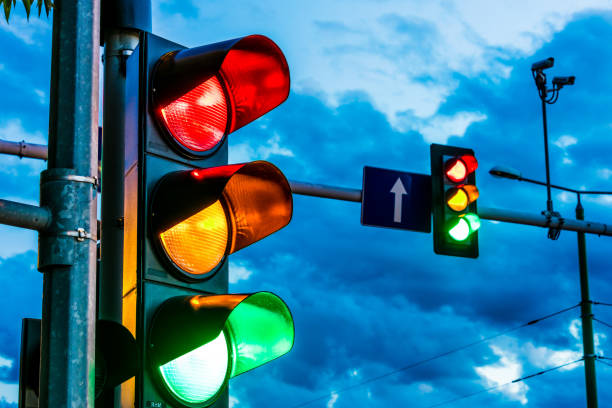
#> input picture homework02/traffic.jpg, 612 x 408 px, given in place of the camera
$ jupyter execute --allow-errors ps1.ipynb   (older library calls are emulated)
#> lines starting #> are read from the running program, lines starting #| are printed output that depends on the picture; after the words box and inside, x2 and y2 are one past the last pixel; in counts of white or black regions, pixels touching at a corner belong together
[cell 1]
# Import
import math
from PIL import Image
import numpy as np
import matplotlib.pyplot as plt
from scipy import ndimage
import cv2
import time
from scipy.ndimage import filters

#> (a cell that did not finish here is left out)

#> (a cell that did not finish here is left out)

#> (a cell that did not finish here is left out)

[cell 5]
# # Load input image
# img = Image.open('cropped_image.png')

# # Convert image to grayscale
# img_gray = img.convert('L')

# # Save grayscale image as png
# img_gray.save('grayscale_image.png')

# # Display grayscale image
# plt.imshow(np.asarray(img_gray), cmap='gray')
# plt.show()

#> (a cell that did not finish here is left out)

[cell 7]
# (e) Obtain Laplacian of Gaussian image for different sigma values and display the results

def laplace_of_gaussian(gray_img, sigma=1., kappa=0.75):

    assert len(gray_img.shape) == 2

    # Apply Gaussian Blur to reduce noise
    img = cv2.GaussianBlur(gray_img, (0, 0), sigma) if 0. < sigma else gray_img
    img = cv2.Laplacian(img, cv2.CV_64F)
    rows, cols = img.shape[:2]
    # min/max of 3x3-neighbourhoods
    min_map = np.minimum.reduce(list(img[r:rows-2+r, c:cols-2+c]
                                     for r in range(3) for c in range(3)))
    max_map = np.maximum.reduce(list(img[r:rows-2+r, c:cols-2+c]
                                     for r in range(3) for c in range(3)))
    # bool matrix for image value positiv (w/out border pixels)
    pos_img = 0 < img[1:rows-1, 1:cols-1]
    # bool matrix for min < 0 and 0 < image pixel
    neg_min = min_map < 0
    neg_min[1 - pos_img] = 0
    # bool matrix for 0 < max and image pixel < 0
    pos_max = 0 < max_map
    pos_max[pos_img] = 0
    # sign change at pixel?
    zero_cross = neg_min + pos_max
    # values: max - min, scaled to 0--255; set to 0 for no sign change
    value_scale = 255. / max(1., img.max() - img.min())
    values = value_scale * (max_map - min_map)
    values[1 - zero_cross] = 0.
    # optional thresholding
    if 0. <= kappa:
        thresh = float(np.absolute(img).mean()) * kappa
        values[values < thresh] = 0.
    log_img = values.astype(np.uint8)

    return log_img

#> (a cell that did not finish here is left out)

[cell 9]
# problem 2

# a

cap = cv2.VideoCapture(0)

while True:
    # Capture frame-by-frame
    ret, frame = cap.read()
#> frame is the input picture: shape (408, 612, 3); mean B, G, R 149, 118.2, 48.8

    # Convert to grayscale
    gray = cv2.cvtColor(frame, cv2.COLOR_BGR2GRAY)
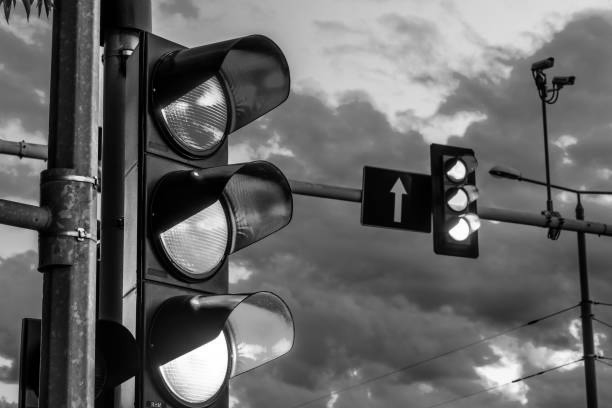
#> gray: shape (408, 612); min 0, max 255, mean 100.9

    # Apply Gaussian Blur to reduce noise
    gray_frame = cv2.GaussianBlur(gray, (3, 3), 0)

    # Apply the Sobel filters to the grayscale image
    sobel_x = cv2.Sobel(gray, cv2.CV_64F, 1, 0, ksize=3)
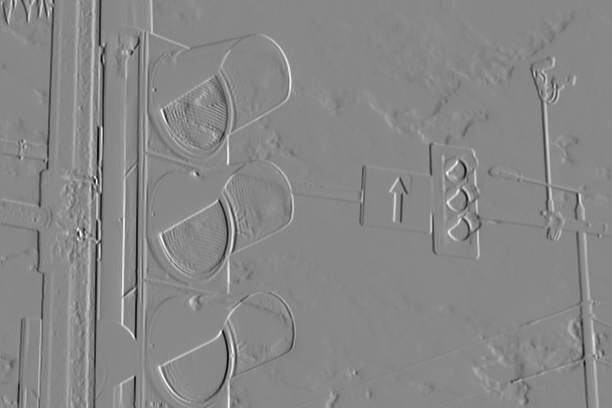
#> sobel_x: shape (408, 612) float64; min -775, max 680, mean -0.2; drawn with min black and max white
    sobel_y = cv2.Sobel(gray, cv2.CV_64F, 0, 1, ksize=3)
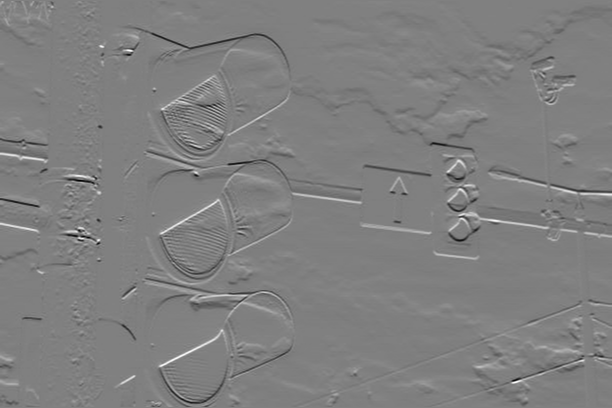
#> sobel_y: shape (408, 612) float64; min -737, max 730, mean -1.4; drawn with min black and max white

    # Obtain the gradient magnitude and orientation
    grad_mag = np.sqrt(sobel_x ** 2 + sobel_y ** 2)
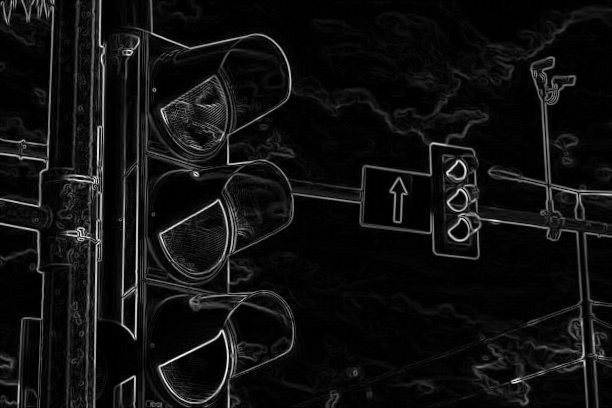
#> grad_mag: shape (408, 612) float64; min 0, max 778.2, mean 51.7; drawn with min black and max white

    # Normalize gradient magnitude to 0-255 range
    grad_mag_norm = cv2.normalize(grad_mag, None, 0, 255, cv2.NORM_MINMAX, cv2.CV_8U)

    # Threshold the image to obtain binary edge map
    threshold_value = 25
    _, threshold_edge_map = cv2.threshold(grad_mag_norm, threshold_value, 255, cv2.THRESH_BINARY)
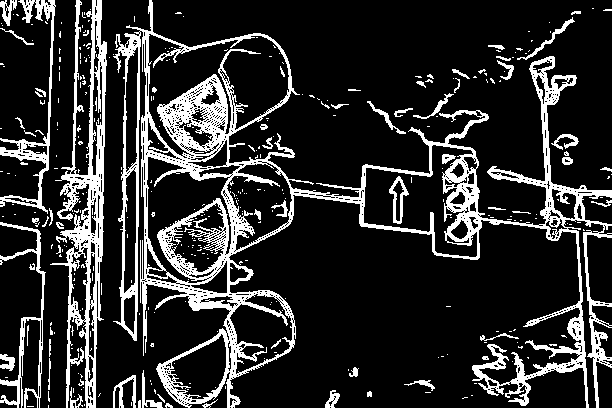
#> threshold_edge_map: shape (408, 612); 17.7% white; 359 white regions (298 under 20 px), largest, box (x1, y1, x2, y2) and area: (113, 0, 612, 408) 28973, (50, 0, 107, 408) 6758, (0, 0, 56, 214) 1810

    # Display the resulting frame
    fps = cap.get(cv2.CAP_PROP_FPS)
#> fps = 30
    cv2.putText(frame, f"FPS: {int(fps)}", (10, 30), cv2.FONT_HERSHEY_SIMPLEX, 1, (0, 255, 0), 2)
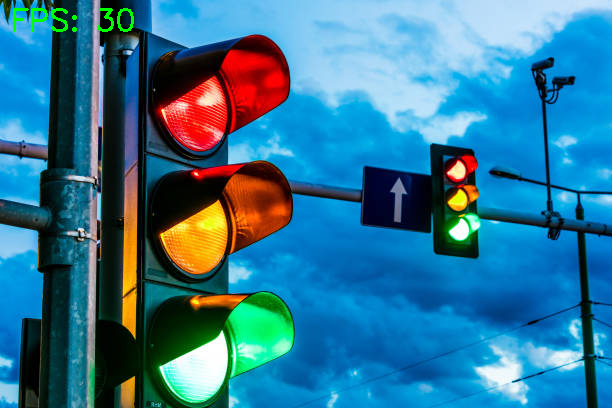
#> frame: shape (408, 612, 3); 0.33% of pixels changed, all inside (x1, y1, x2, y2) = (13, 8, 134, 32)
    cv2.imshow('Input', frame)
    cv2.imshow('Gradient Magnitude', grad_mag_norm)
    cv2.imshow('Threshold Gradient Magnitude', threshold_edge_map)

    # Break the loop if 'q' is pressed
    if cv2.waitKey(1) & 0xFF == ord('q'):
#> (key q is pressed here)
        break

# Release the capture
cap.release()
cv2.destroyAllWindows()

[cell 10]
# b

# Define the Sobel filters in x and y directions
sobel_x = np.array([[-1, 0, 1], [-2, 0, 2], [-1, 0, 1]])
sobel_y = np.array([[-1, -2, -1], [0, 0, 0], [1, 2, 1]])

# Define the duration for video recording in seconds
record_duration = 15

# Define the codec for saving the video file
fourcc = cv2.VideoWriter_fourcc(*'mp4v')

# Open the webcam
cap = cv2.VideoCapture(0)

# Get the dimensions of the frames
width = int(cap.get(cv2.CAP_PROP_FRAME_WIDTH))
height = int(cap.get(cv2.CAP_PROP_FRAME_HEIGHT))

# Create a video writer object to save the output video
out = cv2.VideoWriter('output_video.mp4', fourcc, 20.0, (2*width, height))

# Start the timer for recording
start_time = time.time()

while(cap.isOpened()):
    # Capture a frame from the webcam
    ret, frame = cap.read()

    if ret:
        # Convert to grayscale
        gray = cv2.cvtColor(frame, cv2.COLOR_BGR2GRAY)

        # Apply Gaussian Blur to reduce noise
        gray_frame = cv2.GaussianBlur(gray, (3, 3), 0)

        # Apply the Sobel filters to the grayscale image
        sobel_x = cv2.Sobel(gray, cv2.CV_64F, 1, 0, ksize=3)
        sobel_y = cv2.Sobel(gray, cv2.CV_64F, 0, 1, ksize=3)

        # Obtain the gradient magnitude and orientation
        grad_mag = np.sqrt(sobel_x ** 2 + sobel_y ** 2)

        # Normalize gradient magnitude to 0-255 range
        grad_mag_norm = cv2.normalize(grad_mag, None, 0, 255, cv2.NORM_MINMAX, cv2.CV_8U)

        # Threshold the image to obtain binary edge map
        threshold_value = 25
        _, threshold_edge_map = cv2.threshold(grad_mag_norm, threshold_value, 255, cv2.THRESH_BINARY)

        # Concatenate the input frame and the gradient magnitude image side by side
        output_frame = np.concatenate((frame, cv2.cvtColor(grad_mag_norm, cv2.COLOR_GRAY2BGR)), axis=1)
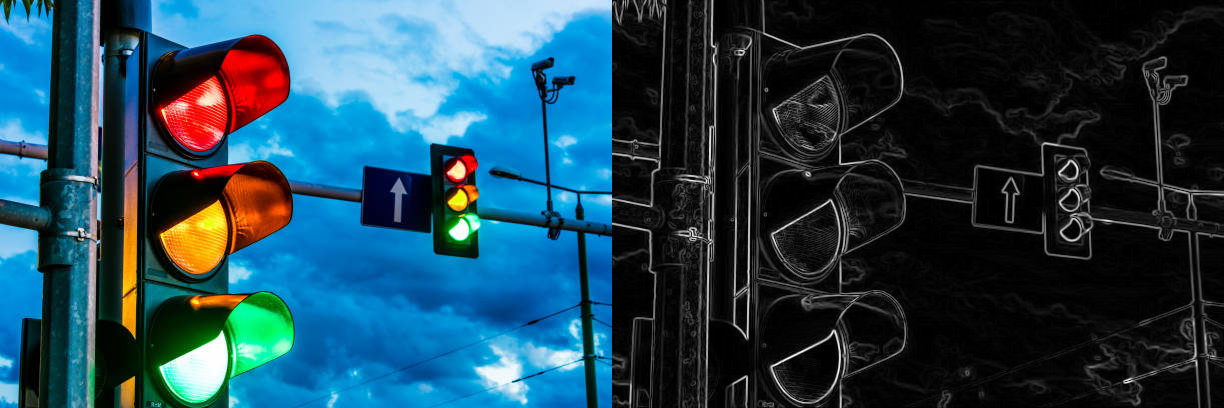
#> output_frame: shape (408, 1224, 3); mean B, G, R 83, 67.5, 32.8

        # Write the output frame to the video writer object
        out.write(output_frame)

        # Display the resulting frame
        cv2.imshow('Input', frame)
        cv2.imshow('Gradient Magnitude', grad_mag_norm)

        # Calculate the frame rate
        fps = 1.0 / (time.time() - start_time)

        # Display the frame rate on the input frame
        cv2.putText(frame, 'FPS: {:.2f}'.format(fps), (10, 30), cv2.FONT_HERSHEY_SIMPLEX, 1, (0, 0, 255), 2)
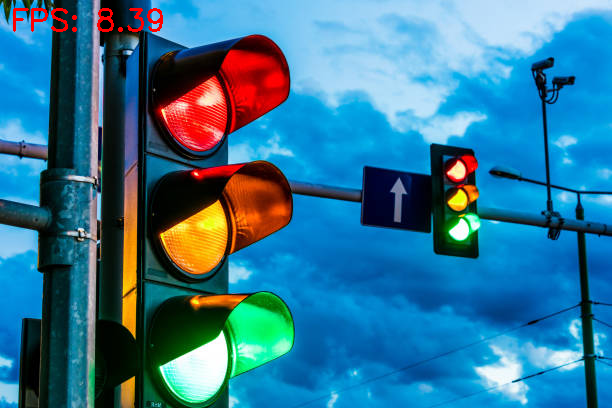
#> frame: shape (408, 612, 3); 0.43% of pixels changed, all inside (x1, y1, x2, y2) = (13, 8, 163, 32)

        # Break the loop if 'q' is pressed on the keyboard
        if cv2.waitKey(1) & 0xFF == ord('q'):
#> (key q is pressed here)
            break

        # Stop recording if the specified duration is exceeded
        if time.time() - start_time > record_duration:
            break
    else:
        break

# Release the video capture and video writer objects
cap.release()
out.release()

# Close all windows
cv2.destroyAllWindows()
